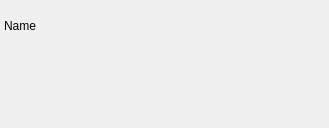
<?xml version="1.0" encoding="UTF-8"?>
<ui version="4.0">
 <class>ValuePane</class>
 <widget class="QWidget" name="ValuePane">
  <property name="geometry">
   <rect>
    <x>0</x>
    <y>0</y>
    <width>329</width>
    <height>128</height>
   </rect>
  </property>
  <property name="windowTitle">
   <string>Form</string>
  </property>
  <layout class="QGridLayout" name="gridLayout">
   <property name="leftMargin">
    <number>0</number>
   </property>
   <property name="topMargin">
    <number>0</number>
   </property>
   <property name="rightMargin">
    <number>0</number>
   </property>
   <property name="bottomMargin">
    <number>0</number>
   </property>
   <item row="0" column="0">
    <widget class="QWidget" name="pane_widget" native="true">
     <layout class="QVBoxLayout" name="verticalLayout" stretch="1,2">
      <property name="spacing">
       <number>0</number>
      </property>
      <property name="leftMargin">
       <number>4</number>
      </property>
      <property name="topMargin">
       <number>6</number>
      </property>
      <property name="rightMargin">
       <number>4</number>
      </property>
      <property name="bottomMargin">
       <number>2</number>
      </property>
      <item>
       <widget class="QLabel" name="pane_label">
        <property name="text">
         <string>Name</string>
        </property>
       </widget>
      </item>
      <item>
       <widget class="DoubleSpinBoxWithUnit" name="pane_value" native="true"/>
      </item>
     </layout>
    </widget>
   </item>
  </layout>
 </widget>
 <customwidgets>
  <customwidget>
   <class>DoubleSpinBoxWithUnit</class>
   <extends>QWidget</extends>
   <header>CommonWidget/doublespinboxwithunit.h</header>
   <container>1</container>
  </customwidget>
 </customwidgets>
 <resources/>
 <connections/>
</ui>
